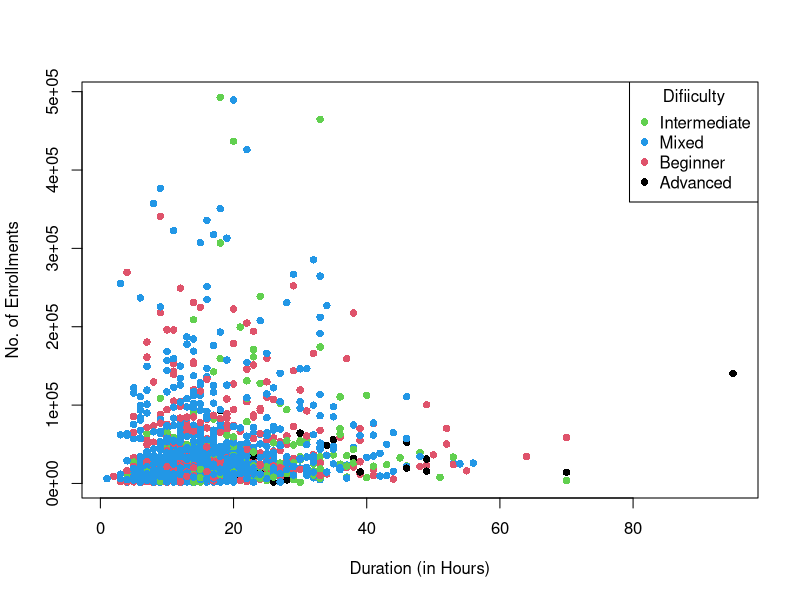
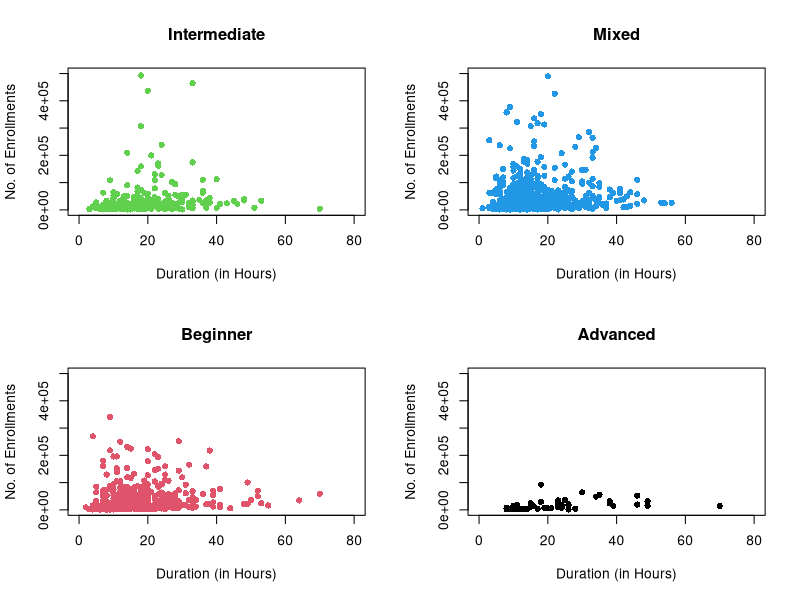
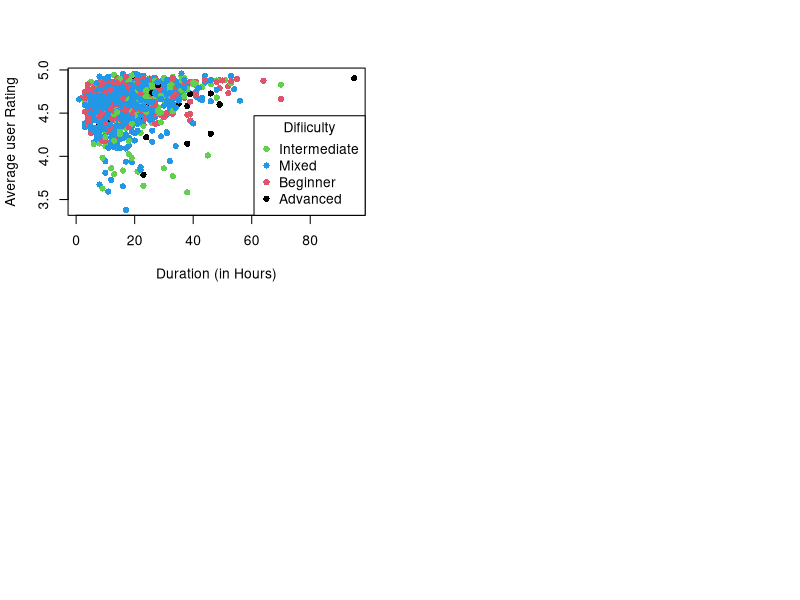
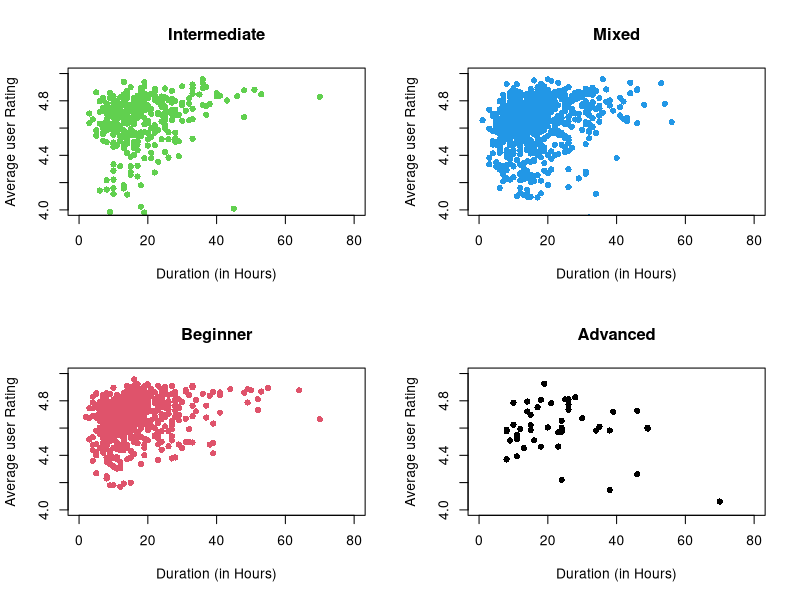

Reproduce these figures in R, in order.
dat = read.csv("courses.csv")
alp = read.csv("all_products.csv")
npt = read.csv("nptel.csv")
mrgc = read.csv("merged_courses.csv")


sub = subset(dat,dat$Total.Enrollments<500000 & dat$Total.Enrollments > 1000
             & dat$Total.Ratings > 100)

fac = as.factor(sub$Difficulty)

############ Duration vs No. of Enrollemnts ##########

plot(y =sub$Total.Enrollments, x =sub$Length..Hours.,
     col = fac, pch =16,
     xlab = "Duration (in Hours)",
     ylab = "No. of Enrollments")

legend("topright", col = c(3,4,2,1), 
       legend = unique(sub$Difficulty), pch = 16,
       title = "Difiiculty")


#############

par(mfrow = c(2,2))

j = 0;
for(i in unique(sub$Difficulty)){
  #A little hardcoding to make the color match the previous plot
  j = j+ 1
  { if(j==1) k= 3
    if(j==2) k= 4
    if(j==3) k= 2
    if(j==4) k= 1 }
  sub1 = subset(sub, sub$Difficulty == i)
  plot(y =sub1$Total.Enrollments, x =sub1$Length..Hours.,
       col = k, pch =16,
       xlab = "Duration (in Hours)",
       ylab = "No. of Enrollments",
       xlim = c(0, 80),
       ylim = c(0, 500000),
       main = i)
  
}




############ Duration vs Rating #############



plot(y =sub$Avg..User.Rating, x =sub$Length..Hours.,
     col = fac, pch =16,
     xlab = "Duration (in Hours)",
     ylab = "Average user Rating")

legend("bottomright", col = c(3,4,2,1), 
       legend = unique(sub$Difficulty), pch = 16,
       title = "Difiiculty")



par(mfrow = c(2,2))

j = 0;
for(i in unique(sub$Difficulty)){
  #A little hardcoding to make the color match the previous plot
  j = j+ 1
  { if(j==1) k= 3
    if(j==2) k= 4
    if(j==3) k= 2
    if(j==4) k= 1 }
  sub1 = subset(sub, sub$Difficulty == i)
  plot(y =sub1$Avg..User.Rating,, x =sub1$Length..Hours.,
       col = k, pch =16,
       xlab = "Duration (in Hours)",
       ylab = "Average user Rating",
       xlim = c(0, 80),
       ylim = c(4, 5),
       main = i)
  
}
